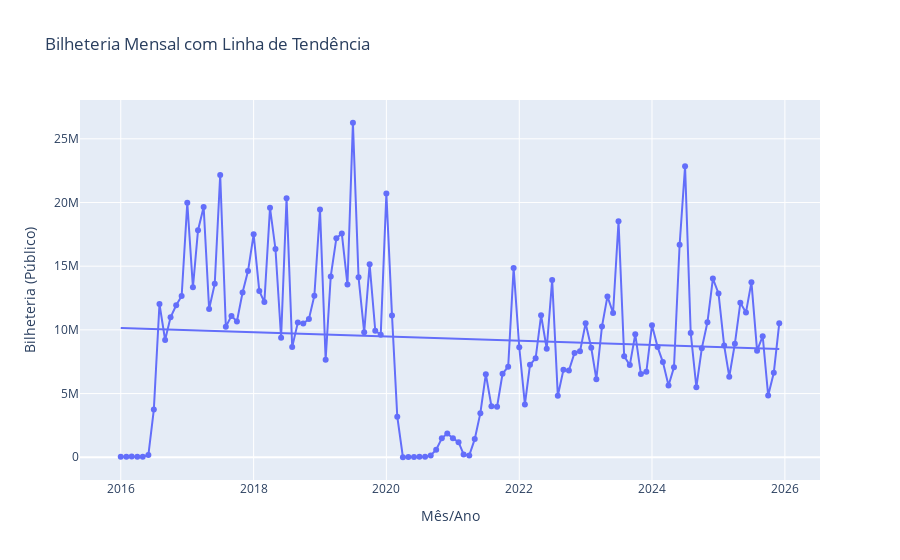

The code cell stored with this chart in its notebook:
### Code cell
fig = px.scatter(
    x=bilheteria_mensal['YEAR_MONTH'].dt.to_timestamp(),
    y=bilheteria_mensal['PUBLICO'],
    trendline='ols',
    title='Bilheteria Mensal com Linha de Tendência'
)

fig.add_traces(
    px.line(
        x=bilheteria_mensal['YEAR_MONTH'].dt.to_timestamp(),
        y=bilheteria_mensal['PUBLICO']
    ).data
)

fig.update_layout(
    xaxis_title='Mês/Ano',
    yaxis_title='Bilheteria (Público)',
)

fig.show()
